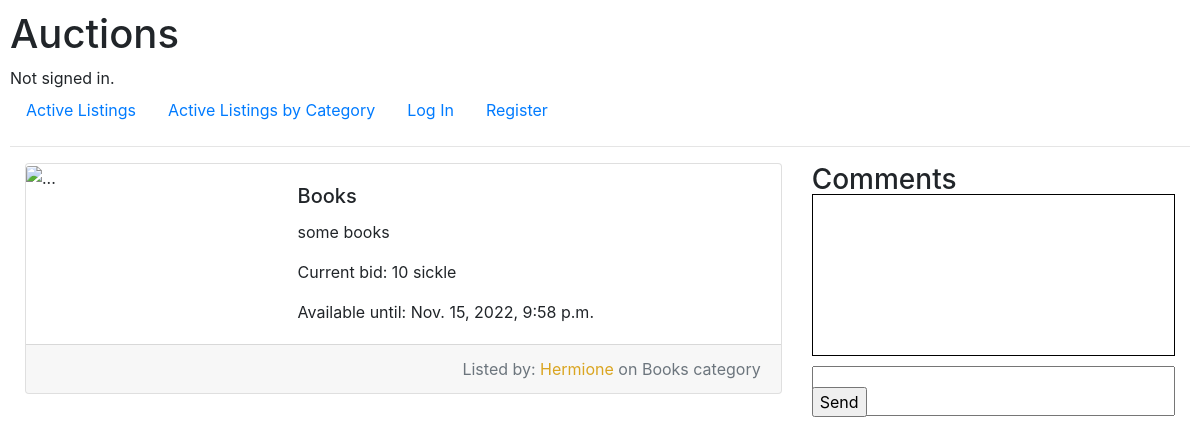
Before: /item_listed/books with the older database file.
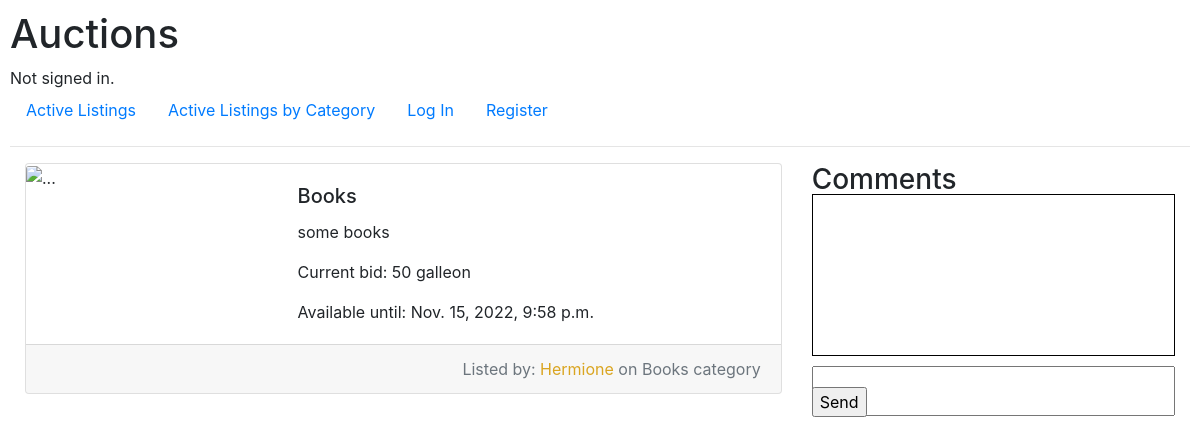
After: the same page with the newer database file.
### auctions/models.py (models this page shows, shortened)
class Item(models.Model):
    owner = models.ForeignKey(User, on_delete=models.CASCADE)
    title = models.CharField(max_length=64)
    description = models.TextField()
    category = models.ForeignKey(Category, on_delete=models.CASCADE, blank=True)
    starting_bid = models.IntegerField()
    currency = models.ForeignKey(Currency, on_delete=models.CASCADE)
    bid_duration = models.IntegerField()  # should be duration in days
    image = models.URLField(max_length=200, blank=True, default="https://apply.sts.net.pk/assets/images/default-upload-image.jpg")
    slug = models.SlugField(blank=True, null=True)
    created_at = models.DateTimeField(auto_now=False, auto_now_add=True)
    last_until = models.DateTimeField(blank=True, null=True)
    active = models.BooleanField(default=True, blank=True)
    def last_bid(self):
        if self.bid_maded.all().count() > 0:
            bid = self.bid_maded.last()
            return bid
        return None

class Currency(models.Model):
    name = models.CharField(max_length=7)
    base_currency = models.ForeignKey(BaseCurrency, on_delete=models.CASCADE)
    conversion_rate = models.FloatField()
    priority = models.IntegerField()  # Galleon > Sickle > Knut
    def __str__(self) -> str:
        return f"{self.name}"

class User(AbstractUser):
    watchlist = models.ManyToManyField("Item", related_name="watched_by")

class Category(models.Model):
    name = models.CharField(max_length=32)

class Bid(models.Model):
    bidder = models.ForeignKey(User, on_delete=models.CASCADE, related_name="bids")
    item = models.ForeignKey(Item, on_delete=models.CASCADE, related_name="bid_maded")
    amount = models.IntegerField()
    currency = models.ForeignKey(Currency, on_delete=models.CASCADE)
    created_at = models.DateTimeField(auto_now=False, auto_now_add=True)

### auctions/views.py (the view)
# urls.py: path("item_listed/<slug:slug>", views.item_listed, name="item_listed"),
def item_listed(request, slug):
    bid_form = forms.CreateBidForm()
    comment_form = forms.CommentForm()
    item = models.Item.objects.filter(slug__iexact=slug)
    if item.exists():
        item_found = item.first()
        last_bid = item_found.last_bid()
        comments = item_found.comments.all()
        in_watchlist = None
        if request.user.is_authenticated:
            try:
                in_watchlist = item_found.watched_by.get(username=request.user)
            except request.user.DoesNotExist:
                pass
        return render(request, template_name="auctions/item.html", context={
            "item": item_found,
            "bid_form": bid_form,
            "last_bid": last_bid,
            "in_watchlist": in_watchlist,
            "comment_form": comment_form,
            "comments": comments
        })
    return render(request, template_name="auctions/item.html", context={
        "message": "Item not found."
    })

### auctions/forms.py
class CreateBidForm(forms.ModelForm):
    class Meta:
        model = models.Bid
        fields = ["amount", "currency"]

class CommentForm(forms.ModelForm):
    class Meta:
        model = models.Comment
        fields = ["description"]

### auctions/templates/auctions/item.html (shortened to what this page needs)
{% extends "auctions/layout.html" %}
{% block body %}
{% if not message %}
<div class="container-fluid">
    <div class="row">
        <div class="col-md-8">
            <div class="card">
                <div class="row no-gutters">
                    <div class="col-md-4">
                        <img src="{{ item.image }}" class="card-img-top fixed_img_size" alt="...">
                    </div>
                    <div class="col-md-8">
                        <div class="card-body">
                            <h5 class="card-title">
                                {{ item.title }}
                            </h5>
                            <p class="card-text">{{ item.description }}</p>
                            <p class="card-text">Current bid:
                                {% if last_bid %}
                                    {{ last_bid.amount }} {{ last_bid.currency }}
                                {% else %}
                                    {{ item.starting_bid }} {{ item.currency }}
                                {% endif %}
                            </p>
                            <p class="card-text">Available until: {{ item.last_until }}</p>
                        </div>
                    </div>
                </div>
                <div class="row no-gutters">
                    <div class="col-md-12">
                        <div class="card-footer text-muted">
                            <p class="text_footer">Listed by: <span id="wizard">{{ item.owner }}</span> on {{ item.category.name }} category</p>
                        </div>
                    </div>
                </div>
            </div>
        </div>
        <div class="col-md-4">
            <h3 style="height: 10%;">Comments</h3>
            <div class="scrollable_div">
            </div>
            <div class="comment_div">
                <form action="{% url 'add_comment' item.slug %}" method="post" class="comment_form">
                    <div class="input_comment com_input_1">
                        {{ comment_form.description }}
                    </div>
                    <div class="input_comment com_input_2">
                        <input type="submit" value="Send">
                    </div>
                </form>
            </div>
        </div>
    </div>
</div>
{% else %}
    {{ message }}
{% endif %}
{% endblock %}

Changed rows visible on the page:
changed Item "Books": starting_bid "10" → (not shown); currency "sickle" → (not shown)
added Bid: amount "50", currency "galleon"
